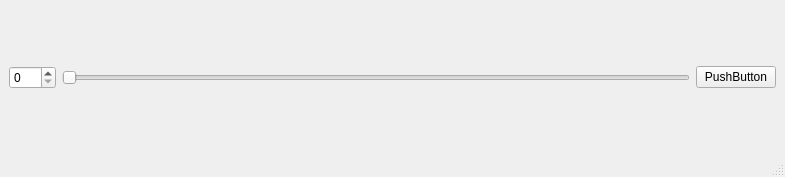
<?xml version="1.0" encoding="UTF-8"?>
<ui version="4.0">
 <class>Ventanita</class>
 <widget class="QMainWindow" name="Ventanita">
  <property name="geometry">
   <rect>
    <x>0</x>
    <y>0</y>
    <width>785</width>
    <height>177</height>
   </rect>
  </property>
  <property name="windowTitle">
   <string>Ingrese su edad:</string>
  </property>
  <widget class="QWidget" name="centralwidget">
   <layout class="QHBoxLayout" name="horizontalLayout_2">
    <item>
     <widget class="QSpinBox" name="spinBox">
      <property name="maximum">
       <number>130</number>
      </property>
     </widget>
    </item>
    <item>
     <widget class="QSlider" name="horizontalSlider">
      <property name="maximum">
       <number>130</number>
      </property>
      <property name="orientation">
       <enum>Qt::Horizontal</enum>
      </property>
     </widget>
    </item>
    <item>
     <widget class="QPushButton" name="pushButton">
      <property name="text">
       <string>PushButton</string>
      </property>
     </widget>
    </item>
   </layout>
  </widget>
  <widget class="QMenuBar" name="menubar">
   <property name="geometry">
    <rect>
     <x>0</x>
     <y>0</y>
     <width>785</width>
     <height>26</height>
    </rect>
   </property>
  </widget>
  <widget class="QStatusBar" name="statusbar"/>
 </widget>
 <resources/>
 <connections/>
</ui>
